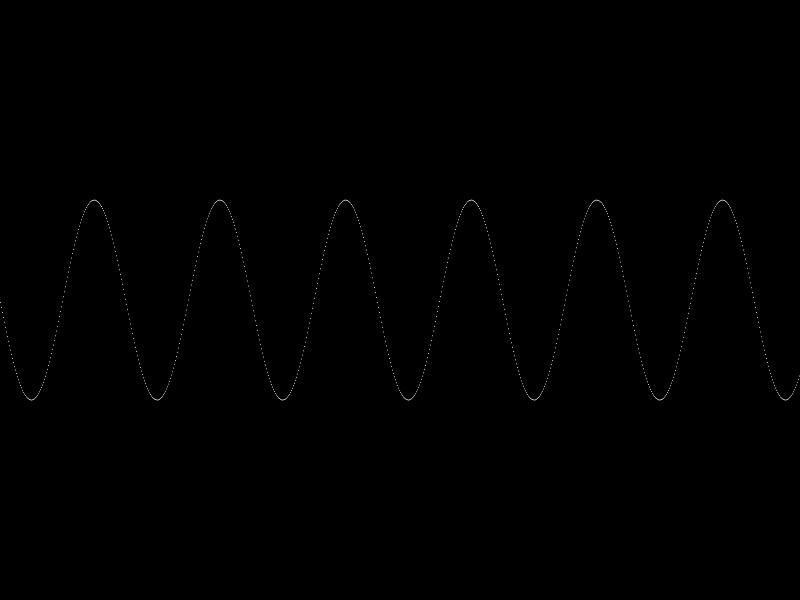
Frame 1 (no input)
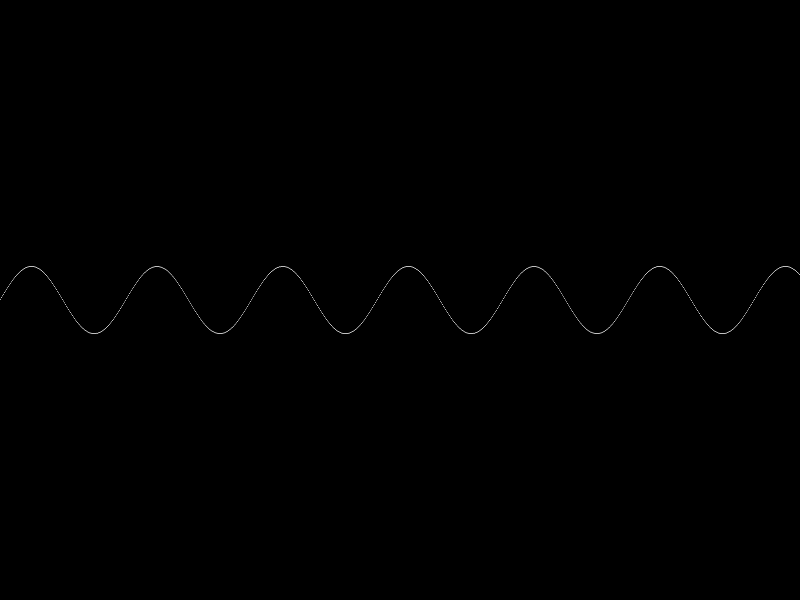
Frame 60 (no input)
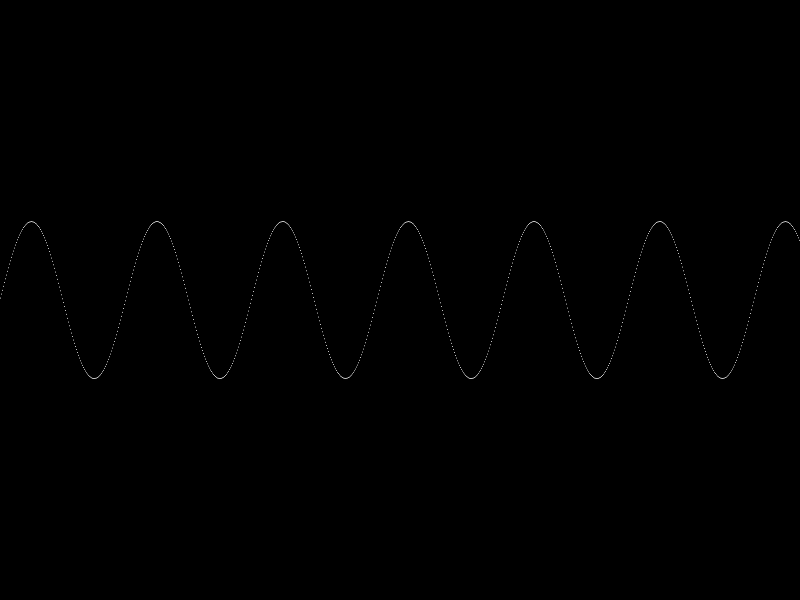
Frame 120 (the mouse pressed at the canvas centre since frame 60)

The p5.js sketch that drew these frames (run headless with seeded random() and noise() and a simulated clock; from frame 60 on, the mouse is pressed at the canvas centre):

// p5.js sketch
// ── sketch.js
const R = 0.5 ;
const WIDTH = 800;
const HEIGHT = 600;
const AMP = 100;
const FREQ = 0.05;

var num_circle;

function setup() {
  createCanvas(WIDTH, HEIGHT);
  background(0);

  num_circle = WIDTH/(R*2);
  circles = [];
  for (var i=R; i<WIDTH; i+= 2*R){
    circles.push(new Circle(i, 0, R, AMP, FREQ));
  }
}

function draw() {
  background(0);
  for (var i=0; i<num_circle; i++){
    circles[i].applyForce();
    circles[i].update();
    circles[i].draw();
  }
}

function keyPressed(){
  // "-"
  if (keyCode == 189){
    for (var i=0; i<num_circle; i++){
      circles[i].updateAmp(circles[i].amp * 0.8);
    }
  }

  // "+"
  if (keyCode == 187){
    for (var i=0; i<num_circle; i++){
      circles[i].updateAmp(circles[i].amp / 0.8);
    }

  }
}

// ── circle.js
"use strict"
class Circle{
  constructor(x, y, r, amp, freq){
    this.eq = createVector(x, HEIGHT/2);
    this.pos = createVector(x, HEIGHT/2 + sin(x*freq)*amp);
    this.vel = createVector(0, 0);
    this.acc = createVector(0, 0);
    this.r = r;
    this.k = 0.001;
    this.f = 0;
    this.amp = amp;
    this.freq = freq;
  }

  update(){
    this.vel.add(this.acc);
    this.pos.add(this.vel);
    this.acc.mult(0);
  }

  updateAmp(amp){
    this.vel.mult(0);
    this.acc.mult(0);
    this.amp = amp;
    this.newPos();
  }

  newPos(){
    this.pos = createVector(this.pos.x, HEIGHT/2 + sin(this.pos.x*this.freq)*this.amp);
  }
  
  draw(){
    noStroke();
    ellipse(this.pos.x, this.pos.y, this.r*2);
  }

  applyForce(){
      this.f = p5.Vector.sub(this.eq, this.pos);
      this.acc.add(this.f.mult(this.k));
  }
}
